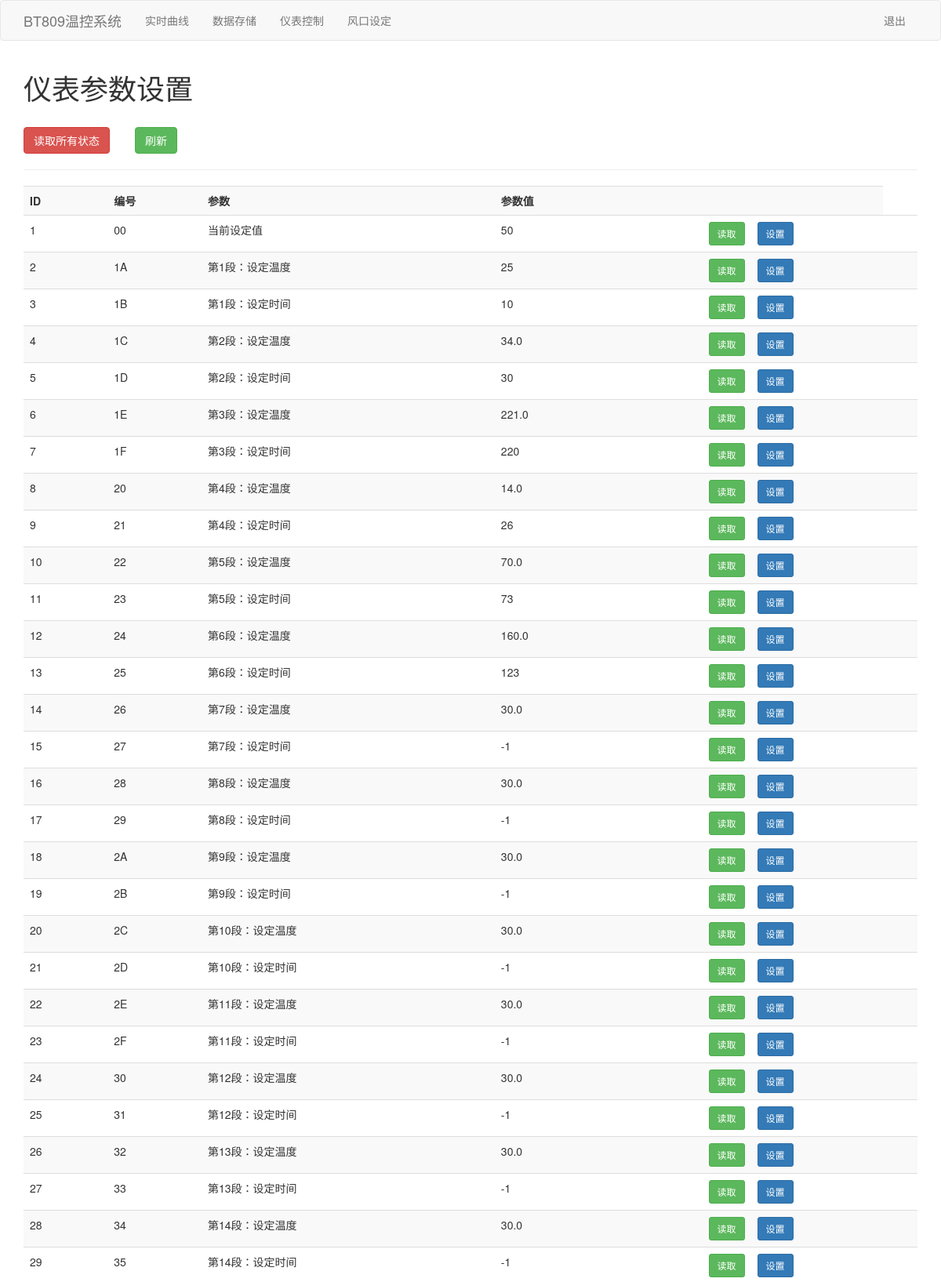
Screenshot of /parameter (signed in, upper part) with the database file from the repository.
### tables this page shows
CREATE TABLE register (
                            ID  INTEGER PRIMARY KEY AUTOINCREMENT,
                            Num text,
                            Meaning text,
                            Value text);

### app/views.py (the view)
@app.route('/parameter')
@is_logged_in
def parameter():
    data = db.select_all()
    return render_template('parameter.html', data=data)

### app/models.py (called while the page is built)
    def select_all(self):
        with con:
            sql = """select * from register """
            cur.execute(sql)
            data = cur.fetchall()
            return data

### app/views.py (called while the page is built)
def is_logged_in(f):
    @wraps(f)
    def wrap(*args, **kwargs):
        if 'logged_in' in session:
            return f(*args, **kwargs)
        else:
            flash('请登陆浏览', 'danger')
            return redirect(url_for('login'))
    return wrap

### app/templates/parameter.html
{% extends 'layout.html'%}
{%block body%}
<div class="container">
    <h1>仪表参数设置</h1>
    <br>
    <a href="/status" class="btn btn-danger btn-md " role="button">读取所有状态</a>
    &emsp;&emsp;<a href="/parameter" class="btn btn-success btn-md " role="button">刷新</a>
    <hr>
    <table class="table table-striped">
        <tr>
            <th>ID</th>
            <th>编号</th>
            <th>参数</th>
            <th>参数值</th>
            <th></th>
            <th></th>
        </tr>
        {% for parameter in data %}
        <tr>
            <td>{{parameter[0]}}</td>
            <td>{{parameter[1]}}</td>
            <td>{{parameter[2]}}</td>
            <td>{{parameter[3]}}</td>
            <td><a href="mode/{{parameter[0]}}" class="btn btn-success btn-sm pull-right">读取</a></td>
            <td><a href="edit/{{parameter[0]}}" class="btn btn-primary btn-sm ">设置</a></td>
            <td>
        </tr>
        {% endfor %}
    </table>
</div>
{% endblock %}

### rows the page displays
register: ID "1", Num "00", Meaning "当前设定值", Value "50"
register: ID "2", Num "1A", Meaning "第1段：设定温度", Value "25"
register: ID "3", Num "1B", Meaning "第1段：设定时间", Value "10"
register: ID "4", Num "1C", Meaning "第2段：设定温度", Value "34.0"
register: ID "5", Num "1D", Meaning "第2段：设定时间", Value "30"
register: ID "6", Num "1E", Meaning "第3段：设定温度", Value "221.0"
register: ID "7", Num "1F", Meaning "第3段：设定时间", Value "220"
register: ID "8", Num "20", Meaning "第4段：设定温度", Value "14.0"
register: ID "9", Num "21", Meaning "第4段：设定时间", Value "26"
register: ID "10", Num "22", Meaning "第5段：设定温度", Value "70.0"
register: ID "11", Num "23", Meaning "第5段：设定时间", Value "73"
register: ID "12", Num "24", Meaning "第6段：设定温度", Value "160.0"
register: ID "13", Num "25", Meaning "第6段：设定时间", Value "123"
register: ID "14", Num "26", Meaning "第7段：设定温度", Value "30.0"
register: ID "15", Num "27", Meaning "第7段：设定时间", Value "-1"
register: ID "16", Num "28", Meaning "第8段：设定温度", Value "30.0"
register: ID "17", Num "29", Meaning "第8段：设定时间", Value "-1"
register: ID "18", Num "2A", Meaning "第9段：设定温度", Value "30.0"
register: ID "19", Num "2B", Meaning "第9段：设定时间", Value "-1"
register: ID "20", Num "2C", Meaning "第10段：设定温度", Value "30.0"
register: ID "21", Num "2D", Meaning "第10段：设定时间", Value "-1"
register: ID "22", Num "2E", Meaning "第11段：设定温度", Value "30.0"
register: ID "23", Num "2F", Meaning "第11段：设定时间", Value "-1"
register: ID "24", Num "30", Meaning "第12段：设定温度", Value "30.0"
register: ID "25", Num "31", Meaning "第12段：设定时间", Value "-1"
register: ID "26", Num "32", Meaning "第13段：设定温度", Value "30.0"
register: ID "27", Num "33", Meaning "第13段：设定时间", Value "-1"
register: ID "28", Num "34", Meaning "第14段：设定温度", Value "30.0"
register: ID "29", Num "35", Meaning "第14段：设定时间", Value "-1"
